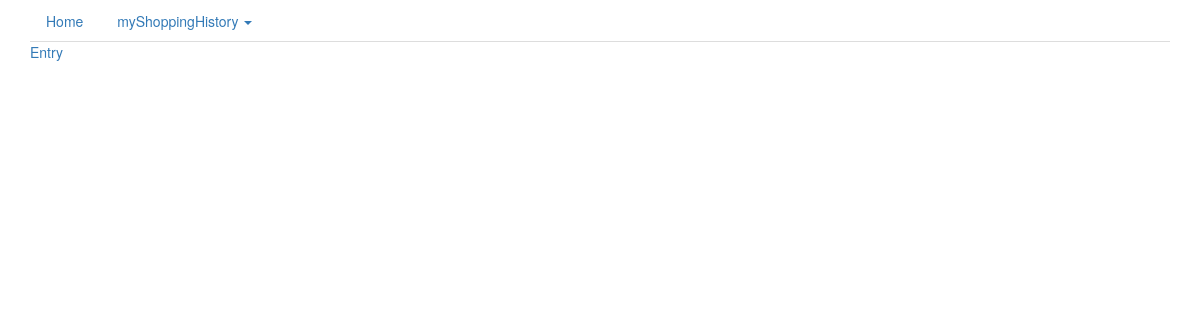
Before: / with the older database file.
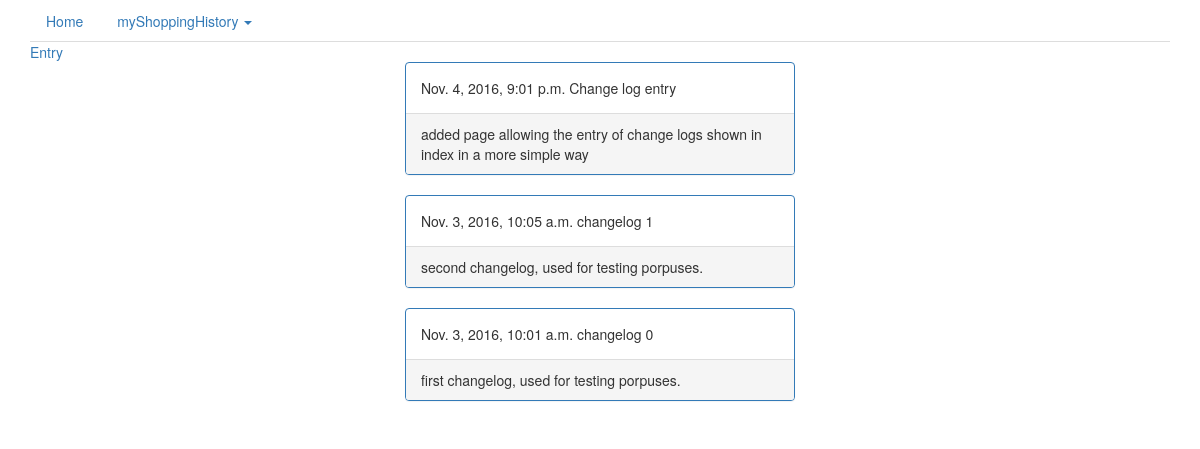
After: the same page with the newer database file.
### myShoppingHistory/models.py (models this page shows)
class changeLogs(models.Model):
    t_stamp = models.DateTimeField(auto_now_add=True)
    title = models.CharField(max_length=200)
    description = models.TextField()

### closetProject/views.py (the view)
# urls.py: url(r'^$', views.defaultBaseView),
def defaultBaseView(request):
    clogs= changeLogs.objects.order_by('-t_stamp')
    return render(request, 'index/index.html', {'clogs': clogs})

### templates/index/index.html (shortened to what this page needs)
{% extends "base.html" %}
{% load staticfiles %}
{% block content %}
    <div class="container row center-block">
    </div>
    {% for log in clogs %}
        <div class="container center-block" style="width: 35%">
            <div class="panel panel-primary">
                <div class="panel-body">
                    {{ log.t_stamp }} {{ log.title }}
                </div>
                <div class="panel-footer">{{ log.description }}</div>
            </div>
        </div>
    {% endfor %}
{% endblock %}

### templates/base.html (shortened to what this page needs)
<html lang="en">
<head>
    <link href="/static/css/bootstrap.min.css" rel="stylesheet">
</head>
<body>
{% load staticfiles %}
    <div class="container">
        <ul class="nav nav-tabs" role="tablist">
            <li><a href="/">Home</a></li>
            <li class="dropdown">
                <a class="dropdown-toggle" data-toggle="dropdown" href="#">
                    myShoppingHistory <span class="caret"></span></a>
            </li>
        </ul>
    </div>
{% block content %}
{% endblock content %}
</body>
</html>

Changed rows visible on the page:
added changeLogs: t_stamp "Nov. 4, 2016, 9:01 p.m.", title "Change log entry", description "added page allowing the entry of change logs shown in index in a more simple way"
added changeLogs: t_stamp "Nov. 3, 2016, 10:05 a.m.", title "changelog 1", description "second changelog, used for testing porpuses."
added changeLogs: t_stamp "Nov. 3, 2016, 10:01 a.m.", title "changelog 0", description "first changelog, used for testing porpuses."
